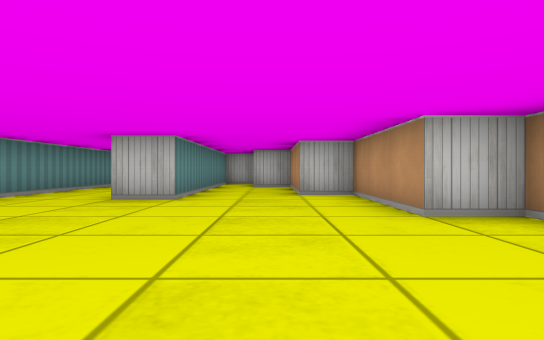
[1] (above)

20 first-person views from a walk through a cub3D level. The camera is about half as high as the walls, looks level and sees 75° across. The floor is counted in squares. Each view is taken from the middle of a square. On the plan, view 1 faces up. The plan holds only what a view shows up to about 9 squares ahead; the rest is blank.

[2]
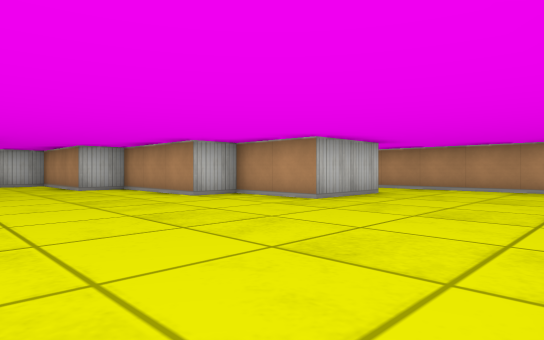

[3]
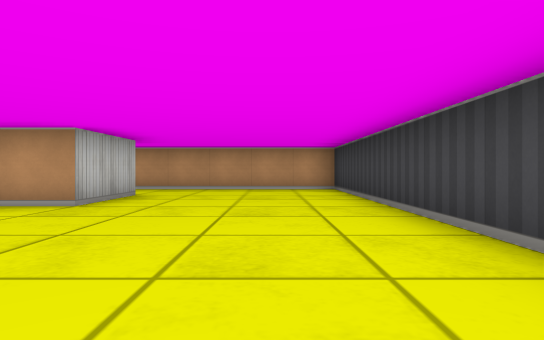

[4]
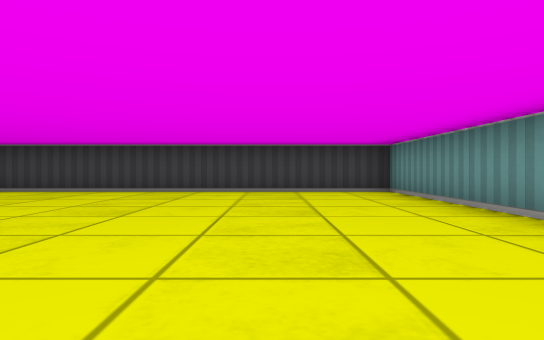

[5]
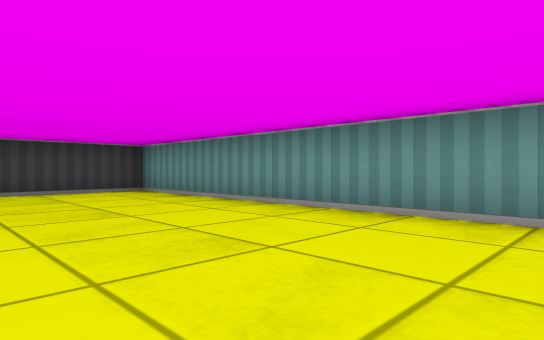

[6]
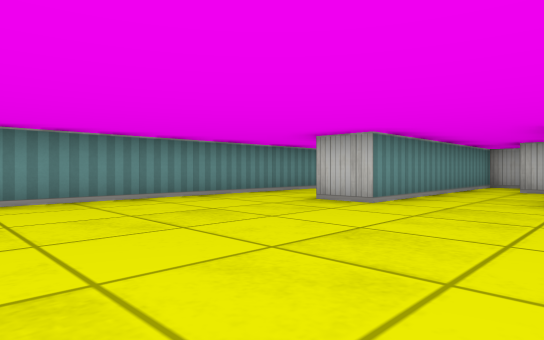

[7]
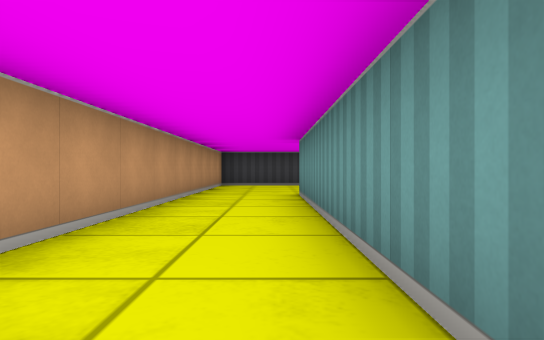

[8]
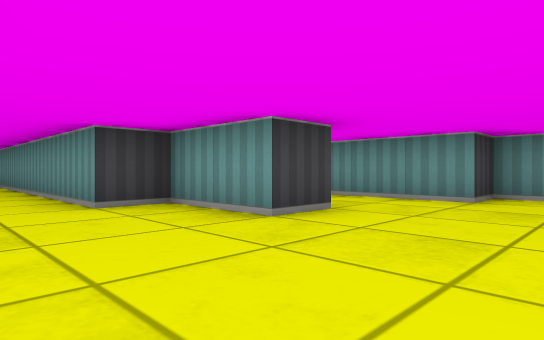

[9]
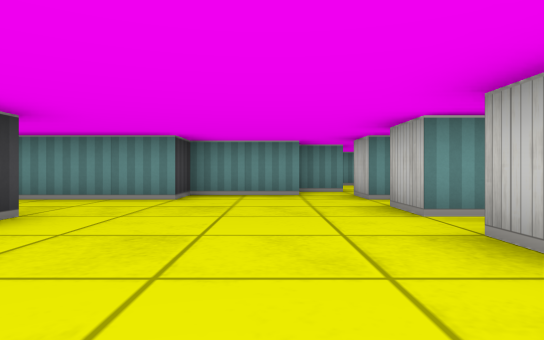

[10]
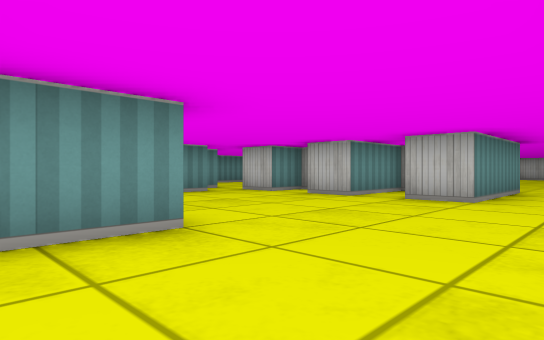

[11]
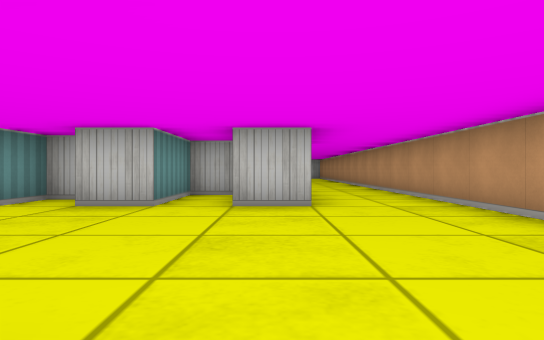

[12]
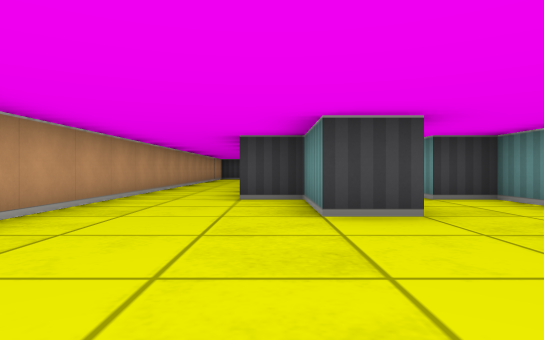

[13]
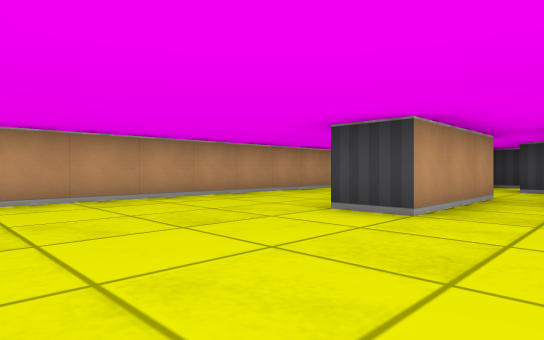

[14]
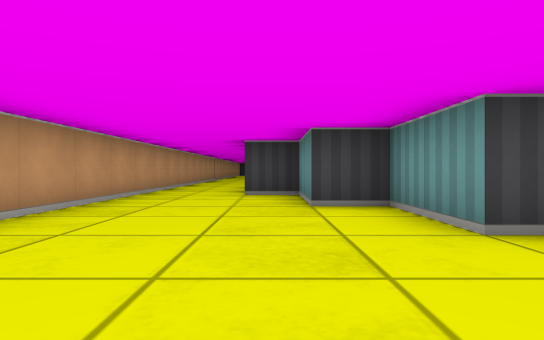

[15]
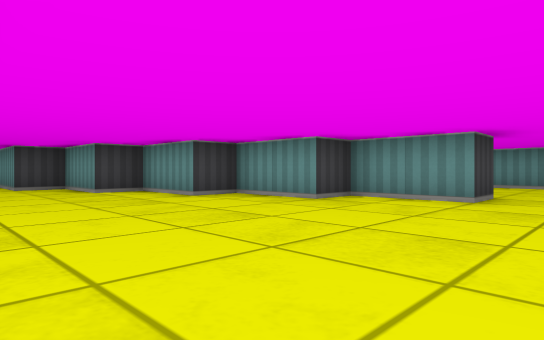

[16]
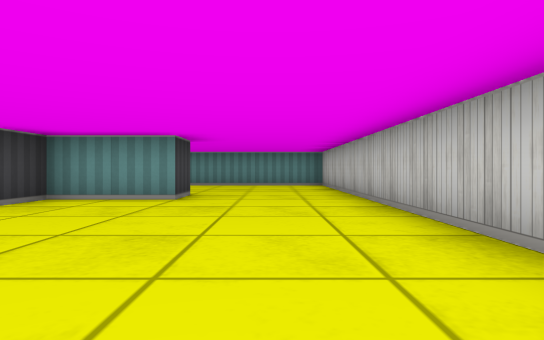

[17]
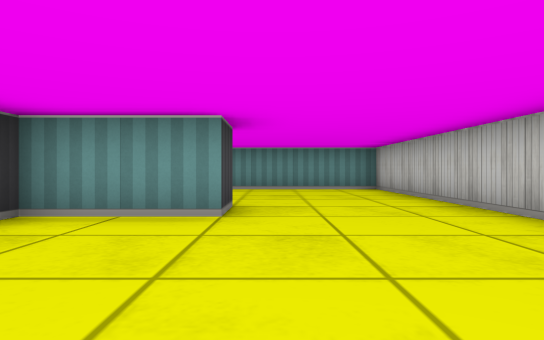

[18]
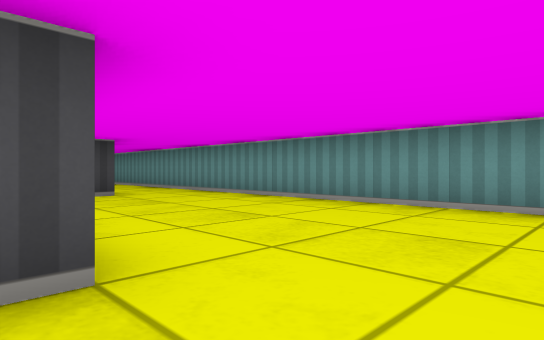

[19]
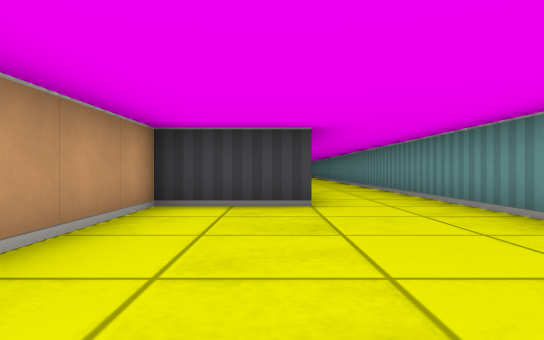

[20]
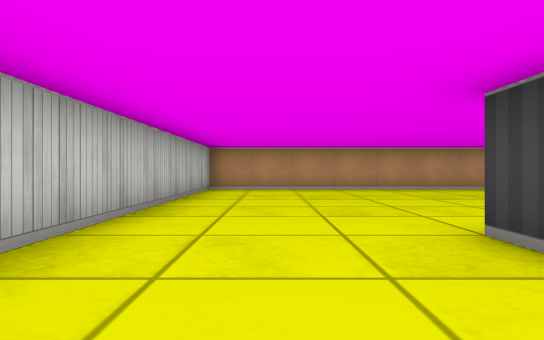

### Floor plan
Points are (right, up) in squares from view 1. A wall is a line through its corners. A room is listed if a view was taken in it or the views show most of it. See-through windows are left out.
Room 1 (views 1, 2, 3, 4, 5, 6)
walls: (4.5, 1.5) (2.5, 1.5) (2.5, 3.5) (1.5, 3.5) (1.5, 6.5) (0.5, 6.5) (0.5, 8.9); (-4.5, 5.5) (-4.5, -2.5) (6.5, -2.5) (6.5, 0.5); (-1.5, 11.2) (-1.5, 5.5) (-2.5, 5.5); (-0.8, 11.5) (-1.2, 11.5)
ways out: opening at (5.5, 1.5) to room 2; opening at (-3.5, 6) to room 3
Room 2 (views 7, 8, 9, 10, 11, 12, 13)
walls: (2.5, 8.5) (2.5, 11.5) (3.5, 11.5) (3.5, 9.5) (4.5, 9.5) (4.5, 1.5); (4.5, 15.5) (3.5, 15.5); (-0.5, 14.6) (-0.5, 12.5) (0.5, 12.5) (0.5, 9.5) (1.5, 9.5); (1, 16.5) (0.5, 16.5) (0.5, 15.5) (-0.5, 15.5); (3.4, 17.5) (2.5, 17.5) (2.5, 15.5) (1.5, 15.5); (-1.5, 15.5) (-1.5, 14.5); (6.5, 0.5) (6.5, 14.5)
ways out: opening at (5.5, 1.5) to room 1; opening at (-1, 15) to room 3; opening at (5.5, 14.5) to room 3; opening at (2, 9) to room 4
Room 3 (views 14, 15, 16, 17, 18, 19, 20)
walls: (-2.6, 21.5) (-0.5, 21.5) (-0.5, 24.1); (-0.5, 26.5) (0.5, 26.5) (0.5, 24.5) (1.5, 24.5) (1.5, 22.5) (2.5, 22.5) (2.5, 20.5) (3.5, 20.5) (3.5, 18.5) (4.5, 18.5) (4.5, 15.5); (6.5, 14.5) (6.5, 29.5) (-4.5, 29.5) (-4.5, 17); (-4.5, 9) (-4.5, 5.5)
ways out: opening at (-3.5, 6) to room 1; opening at (-1, 15) to room 2; opening at (5.5, 14.5) to room 2
Room 4 (no view inside)
walls: (2.8, 4.5) (3.2, 4.5)
ways out: opening at (2, 9) to room 2

Positions as (right, up) in squares from view 1, and headings:
1: (0, 0), facing up
2: (-2, -2), facing up-right
3: (-2, -1), facing right
4: (-2, 5), facing down
5: (-1, 5), facing down-left
6: (1, 1), facing up-left
7: (5, 8), facing down
8: (6, 14), facing down-left
9: (6, 14), facing left
10: (6, 10), facing up-left
11: (4, 11), facing up
12: (4, 15), facing down
13: (1, 15), facing down-right
14: (4, 25), facing down
15: (6, 28), facing down-left
16: (6, 28), facing left
17: (4, 27), facing left
18: (0, 28), facing down-left
19: (-2, 26), facing down
20: (-2, 28), facing right
